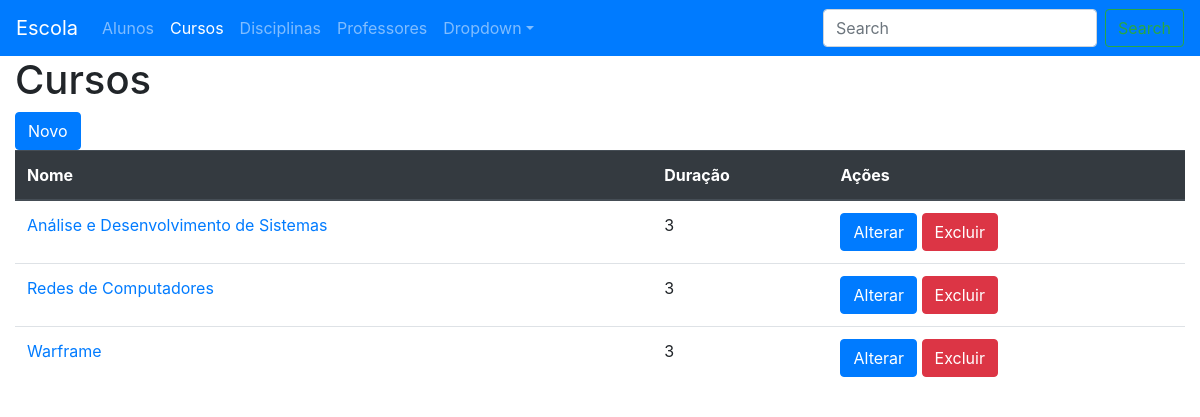
Screenshot of /cursos/ with the database file from the repository.
### escola/models.py (models this page shows, shortened)
class Curso(models.Model):
    nome = models.CharField(max_length=100)
    duracao = models.IntegerField()

### escola/views.py (the view)
# urls.py: path('cursos/', views.CursoListView.as_view(), name='lista-cursos'),
class CursoListView(ListView):
    model = Curso

### escola/templates/escola/curso_list.html
{% extends 'escola/base.html' %}
{% block content %}
<h1>Cursos</h1>
<a name="" id="" class="btn btn-primary" href="{% url 'novo-curso' %}" role="button">Novo</a><br>
<table class="table">
    <thead class="thead-dark">
        <tr>
            <th>Nome</th>
            <th>Duração</th>
            <th>Ações</th>
        </tr>
    </thead>
    <tbody>
{% for curso in curso_list %}
        <tr>
            <td scope="row"><a href="{% url 'detalhe-curso' curso.id %}">{{ curso.nome }}</a></td>
            <td>{{ curso.duracao }}</td>
            <td><a name="" id="" class="btn btn-primary" href="{% url 'alterar-curso' curso.id %}" role="button">Alterar</a>
            <a name="" id="" class="btn btn-danger" href="{% url 'excluir-curso' curso.id %}" role="button">Excluir</a></td>
        </tr>
{% endfor %}
    </tbody>
</table>
{% endblock content %}

### rows the page displays
Curso: nome "Análise e Desenvolvimento de Sistemas", duracao "3"
Curso: nome "Redes de Computadores", duracao "3"
Curso: nome "Warframe", duracao "3"
